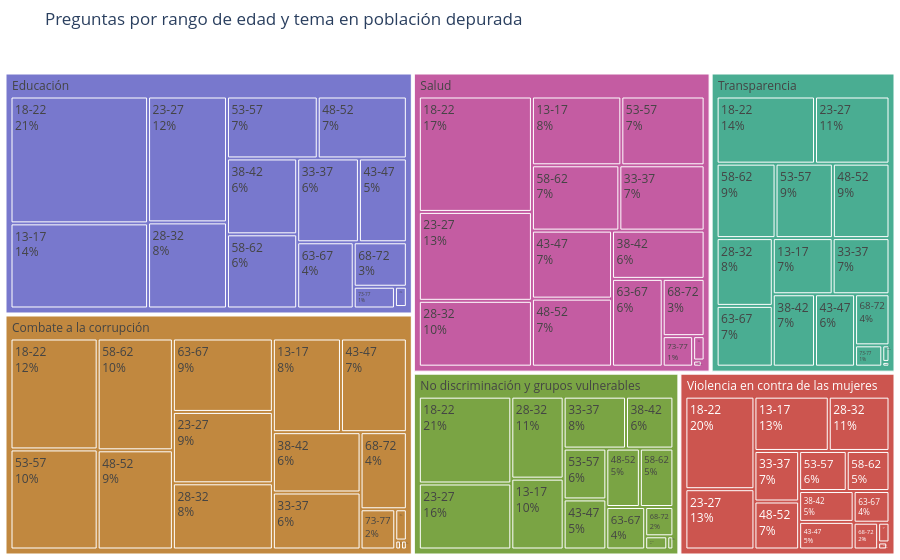

This figure's notebook cell:
### Code cell
# Crear mapa de árbol (treemap) con preguntas por tema y rango de edad

data_for_treemap = dfPoblacion21219.copy()
data_for_treemap = data_for_treemap.dropna(subset=['tema', 'rango_edad_c5'])

fig = px.treemap(data_for_treemap,
                 path=['tema', 'rango_edad_c5'],
                 title='Preguntas por rango de edad y tema en población depurada',
                 color='tema',
                 color_discrete_map=topic_color_dict)
fig.update_traces(textinfo="label+percent parent")
fig.update_layout(margin=dict(t=50, l=0, r=0, b=0))

fig.show()

### Figure 1 — Plotly figure (JSON) as saved in the notebook; plotly's stock layout.template omitted (floating-point values rounded to 4 significant figures)
{"data": [{"branchvalues": "total", "customdata": [["Violencia en contra de las mujeres"], ["Transparencia"], ["Violencia en contra de las mujeres"], ["Transparencia"], ["Educación"], ["Combate a la corrupción"], ["Transparencia"], ["Combate a la corrupción"], ["No discriminación y grupos vulnerables"], ["Educación"], ["Violencia en contra de las mujeres"], ["Salud"], ["Salud"], ["No discriminación y grupos vulnerables"], ["No discriminación y grupos vulnerables"], ["Violencia en contra de las mujeres"], ["Educación"], ["Educación"], ["Educación"], ["No discriminación y grupos vulnerables"], ["Salud"], ["Salud"], ["Violencia en contra de las mujeres"], ["No discriminación y grupos vulnerables"], [null], ["Violencia en contra de las mujeres"], ["Transparencia"], [null], ["Combate a la corrupción"], [null], ["Educación"], [null], ["No discriminación y grupos vulnerables"], ["Educación"], ["Combate a la corrupción"], ["Combate a la corrupción"], ["Violencia en contra de las mujeres"], ["Salud"], ["Violencia en contra de las mujeres"], ["Combate a la corrupción"], ["Violencia en contra de las mujeres"], ["No discriminación y grupos vulnerables"], ["Transparencia"], ["Combate a la corrupción"], ["Salud"], ["Violencia en contra de las mujeres"], [null], ["Educación"], ["Transparencia"], ["Violencia en contra de las mujeres"], ["Salud"], ["Educación"], ["Transparencia"], ["Combate a la corrupción"], ["Salud"], ["Violencia en contra de las mujeres"], ["No discriminación y grupos vulnerables"], ["Salud"], ["Transparencia"], ["Transparencia"], ["Violencia en contra de las mujeres"], ["No discriminación y grupos vulnerables"], ["Educación"], ["No discriminación y grupos vulnerables"], [null], ["Salud"], ["Educación"], ["No discriminación y grupos vulnerables"], ["No discriminación y grupos vulnerables"], ["Educación"], ["Combate a la corrupción"], [null], ["No discriminación y grupos vulnerables"], [null], ["Transparencia"], ["Violencia en contra de las mujeres"], ["Combate a la corrupción"], [null], ["Transparencia"], ["Transparencia"], ["Transparencia"], ["Transparencia"], ["Combate a la corrupción"], ["Educación"], ["Salud"], ["Combate a la corrupción"], ["Violencia en contra de las mujeres"], ["Salud"], ["Transparencia"], ["No discriminación y grupos vulnerables"], ["Educación"], ["Combate a la corrupción"], ["No discriminación y grupos vulnerables"], ["Violencia en contra de las mujeres"], ["Salud"], ["Salud"], ["Combate a la corrupción"], ["Combate a la corrupción"], ["Combate a la corrupción"], ["Salud"], [null], ["Educación"], ["Salud"], ["Combate a la corrupción"], ["Educación"], [null], ["Transparencia"], ["Salud"]], "domain": {"x": [0, 1], "y": [0, 1]}, "hovertemplate": "labels=%{label}<br>count=%{value}<br>parent=%{parent}<br>id=%{id}<br>tema=%{customdata[0]}<extra></extra>", "ids": ["Violencia en contra de las mujeres", "Transparencia/48-52", "Violencia en contra de las mujeres/38-42", "Transparencia/53-57", "Educación/38-42", "Combate a la corrupción/38-42", "Transparencia/63-67", "Combate a la corrupción/68-72", "No discriminación y grupos vulnerables/68-72", "Educación/33-37", "Violencia en contra de las mujeres/68-72", "Salud/73-77", "Salud/28-32", "No discriminación y grupos vulnerables/28-32", "No discriminación y grupos vulnerables/48-52", "Violencia en contra de las mujeres/23-27", "Educación/28-32", "Educación/18-22", "Educación/13-17", "No discriminación y grupos vulnerables/13-17", "Salud/13-17", "Salud", "Violencia en contra de las mujeres/13-17", "No discriminación y grupos vulnerables/18-22", "Salud/93-99", "Violencia en contra de las mujeres/43-47", "Transparencia/18-22", "No discriminación y grupos vulnerables/93-99", "Combate a la corrupción/23-27", "Transparencia/88-92", "Educación/83-87", "Transparencia/93-99", "No discriminación y grupos vulnerables/63-67", "Educación/58-62", "Combate a la corrupción/53-57", "Combate a la corrupción/88-92", "Violencia en contra de las mujeres/73-77", "Salud/68-72", "Violencia en contra de las mujeres/83-87", "Combate a la corrupción/13-17", "Violencia en contra de las mujeres/28-32", "No discriminación y grupos vulnerables/43-47", "Transparencia/13-17", "Combate a la corrupción/28-32", "Salud/23-27", "Violencia en contra de las mujeres/33-37", "No discriminación y grupos vulnerables/83-87", "Educación/68-72", "Transparencia/68-72", "Violencia en contra de las mujeres/58-62", "Salud/78-82", "Educación", "Transparencia/58-62", "Combate a la corrupción/63-67", "Salud/43-47", "Violencia en contra de las mujeres/78-82", "No discriminación y grupos vulnerables/73-77", "Salud/33-37", "Transparencia/33-37", "Transparencia/73-77", "Violencia en contra de las mujeres/53-57", "No discriminación y grupos vulnerables/53-57", "Educación/48-52", "No discriminación y grupos vulnerables", "Violencia en contra de las mujeres/93-99", "Salud/88-92", "Educación/78-82", "No discriminación y grupos vulnerables/38-42", "No discriminación y grupos vulnerables/23-27", "Educación/23-27", "Combate a la corrupción/83-87", "Violencia en contra de las mujeres/88-92", "No discriminación y grupos vulnerables/78-82", "Combate a la corrupción/93-99", "Transparencia/78-82", "Violencia en contra de las mujeres/18-22", "Combate a la corrupción/18-22", "Educación/88-92", "Transparencia/23-27", "Transparencia/83-87", "Transparencia/43-47", "Transparencia/28-32", "Combate a la corrupción/48-52", "Educación/43-47", "Salud/48-52", "Combate a la corrupción/43-47", "Violencia en contra de las mujeres/48-52", "Salud/53-57", "Transparencia", "No discriminación y grupos vulnerables/58-62", "Educación/73-77", "Combate a la corrupción/73-77", "No discriminación y grupos vulnerables/33-37", "Violencia en contra de las mujeres/63-67", "Salud/63-67", "Salud/58-62", "Combate a la corrupción/58-62", "Combate a la corrupción/33-37", "Combate a la corrupción", "Salud/18-22", "Educación/93-99", "Educación/53-57", "Salud/83-87", "Combate a la corrupción/78-82", "Educación/63-67", "No discriminación y grupos vulnerables/88-92", "Transparencia/38-42", "Salud/38-42"], "labels": ["Violencia en contra de las mujeres", "48-52", "38-42", "53-57", "38-42", "38-42", "63-67", "68-72", "68-72", "33-37", "68-72", "73-77", "28-32", "28-32", "48-52", "23-27", "28-32", "18-22", "13-17", "13-17", "13-17", "Salud", "13-17", "18-22", "93-99", "43-47", "18-22", "93-99", "23-27", "88-92", "83-87", "93-99", "63-67", "58-62", "53-57", "88-92", "73-77", "68-72", "83-87", "13-17", "28-32", "43-47", "13-17", "28-32", "23-27", "33-37", "83-87", "68-72", "68-72", "58-62", "78-82", "Educación", "58-62", "63-67", "43-47", "78-82", "73-77", "33-37", "33-37", "73-77", "53-57", "53-57", "48-52", "No discriminación y grupos vulnerables", "93-99", "88-92", "78-82", "38-42", "23-27", "23-27", "83-87", "88-92", "78-82", "93-99", "78-82", "18-22", "18-22", "88-92", "23-27", "83-87", "43-47", "28-32", "48-52", "43-47", "48-52", "43-47", "48-52", "53-57", "Transparencia", "58-62", "73-77", "73-77", "33-37", "63-67", "63-67", "58-62", "58-62", "33-37", "Combate a la corrupción", "18-22", "93-99", "53-57", "83-87", "78-82", "63-67", "88-92", "38-42", "38-42"], "marker": {"colors": ["#cc554f", "#4aad92", "#cc554f", "#4aad92", "#7878cd", "#c1883f", "#4aad92", "#c1883f", "#7aa444", "#7878cd", "#cc554f", "#c45ca2", "#c45ca2", "#7aa444", "#7aa444", "#cc554f", "#7878cd", "#7878cd", "#7878cd", "#7aa444", "#c45ca2", "#c45ca2", "#cc554f", "#7aa444", "#FF6692", "#cc554f", "#4aad92", "#FF6692", "#c1883f", "#FF6692", "#7878cd", "#FF6692", "#7aa444", "#7878cd", "#c1883f", "#c1883f", "#cc554f", "#c45ca2", "#cc554f", "#c1883f", "#cc554f", "#7aa444", "#4aad92", "#c1883f", "#c45ca2", "#cc554f", "#FF6692", "#7878cd", "#4aad92", "#cc554f", "#c45ca2", "#7878cd", "#4aad92", "#c1883f", "#c45ca2", "#cc554f", "#7aa444", "#c45ca2", "#4aad92", "#4aad92", "#cc554f", "#7aa444", "#7878cd", "#7aa444", "#FF6692", "#c45ca2", "#7878cd", "#7aa444", "#7aa444", "#7878cd", "#c1883f", "#FF6692", "#7aa444", "#FF6692", "#4aad92", "#cc554f", "#c1883f", "#FF6692", "#4aad92", "#4aad92", "#4aad92", "#4aad92", "#c1883f", "#7878cd", "#c45ca2", "#c1883f", "#cc554f", "#c45ca2", "#4aad92", "#7aa444", "#7878cd", "#c1883f", "#7aa444", "#cc554f", "#c45ca2", "#c45ca2", "#c1883f", "#c1883f", "#c1883f", "#c45ca2", "#FF6692", "#7878cd", "#c45ca2", "#c1883f", "#7878cd", "#FF6692", "#4aad92", "#c45ca2"]}, "name": "", "parents": ["", "Transparencia", "Violencia en contra de las mujeres", "Transparencia", "Educación", "Combate a la corrupción", "Transparencia", "Combate a la corrupción", "No discriminación y grupos vulnerables", "Educación", "Violencia en contra de las mujeres", "Salud", "Salud", "No discriminación y grupos vulnerables", "No discriminación y grupos vulnerables", "Violencia en contra de las mujeres", "Educación", "Educación", "Educación", "No discriminación y grupos vulnerables", "Salud", "", "Violencia en contra de las mujeres", "No discriminación y grupos vulnerables", "Salud", "Violencia en contra de las mujeres", "Transparencia", "No discriminación y grupos vulnerables", "Combate a la corrupción", "Transparencia", "Educación", "Transparencia", "No discriminación y grupos vulnerables", "Educación", "Combate a la corrupción", "Combate a la corrupción", "Violencia en contra de las mujeres", "Salud", "Violencia en contra de las mujeres", "Combate a la corrupción", "Violencia en contra de las mujeres", "No discriminación y grupos vulnerables", "Transparencia", "Combate a la corrupción", "Salud", "Violencia en contra de las mujeres", "No discriminación y grupos vulnerables", "Educación", "Transparencia", "Violencia en contra de las mujeres", "Salud", "", "Transparencia", "Combate a la corrupción", "Salud", "Violencia en contra de las mujeres", "No discriminación y grupos vulnerables", "Salud", "Transparencia", "Transparencia", "Violencia en contra de las mujeres", "No discriminación y grupos vulnerables", "Educación", "", "Violencia en contra de las mujeres", "Salud", "Educación", "No discriminación y grupos vulnerables", "No discriminación y grupos vulnerables", "Educación", "Combate a la corrupción", "Violencia en contra de las mujeres", "No discriminación y grupos vulnerables", "Combate a la corrupción", "Transparencia", "Violencia en contra de las mujeres", "Combate a la corrupción", "Educación", "Transparencia", "Transparencia", "Transparencia", "Transparencia", "Combate a la corrupción", "Educación", "Salud", "Combate a la corrupción", "Violencia en contra de las mujeres", "Salud", "", "No discriminación y grupos vulnerables", "Educación", "Combate a la corrupción", "No discriminación y grupos vulnerables", "Violencia en contra de las mujeres", "Salud", "Salud", "Combate a la corrupción", "Combate a la corrupción", "", "Salud", "Educación", "Educación", "Salud", "Combate a la corrupción", "Educación", "No discriminación y grupos vulnerables", "Transparencia", "Salud"], "textinfo": "label+percent parent", "type": "treemap", "values": [1948, 247, 105, 250, 309, 307, 200, 207, 51, 300, 41, 53, 425, 265, 121, 260, 394, 1012, 679, 229, 351, 4407, 252, 496, 0, 94, 387, 0, 414, 0, 1, 0, 102, 302, 506, 3, 14, 137, 1, 370, 206, 132, 197, 384, 574, 141, 0, 137, 103, 107, 16, 4872, 257, 426, 311, 4, 18, 318, 187, 34, 119, 134, 320, 2403, 0, 1, 14, 152, 377, 576, 3, 0, 5, 0, 7, 399, 561, 0, 293, 2, 170, 223, 433, 233, 311, 358, 134, 327, 2736, 121, 52, 81, 200, 71, 254, 326, 488, 290, 4852, 745, 0, 326, 3, 21, 217, 0, 179, 255]}], "layout": {"legend": {"tracegroupgap": 0}, "margin": {"b": 0, "l": 0, "r": 0, "t": 50}, "title": {"text": "Preguntas por rango de edad y tema en población depurada"}}}
